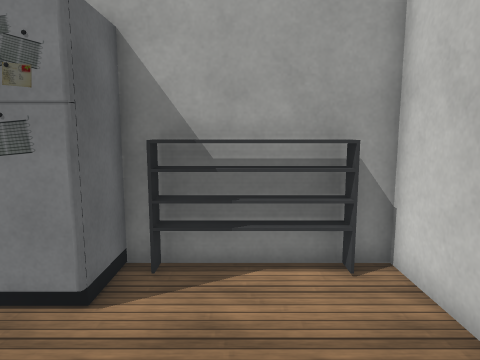
view 1 (above)

14 first-person views from a walk through a 3-D level made in the Unity game engine. The camera is 1.5 m above the floor, tilts 8° down and sees 70° across. The floor is counted in squares, 0.5 m on a side. Each view is taken from the middle of a square. On the plan, view 1 faces up. The plan holds only what a view shows up to about 20 squares ahead; the rest is blank. The player character is not drawn. Some surface patterns are stand-ins.

view 2
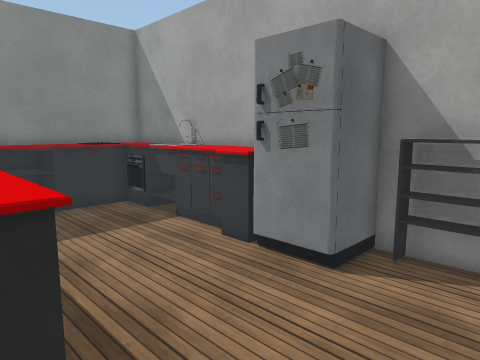

view 3
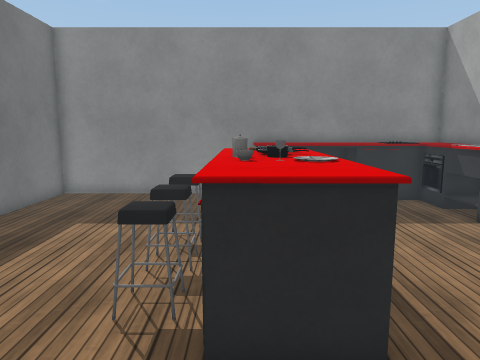

view 4
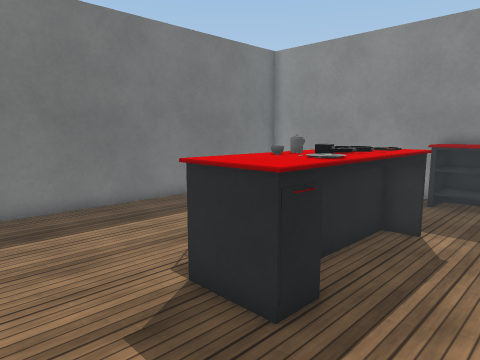

view 5
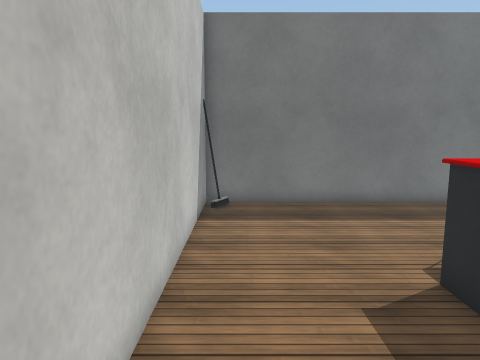

view 6
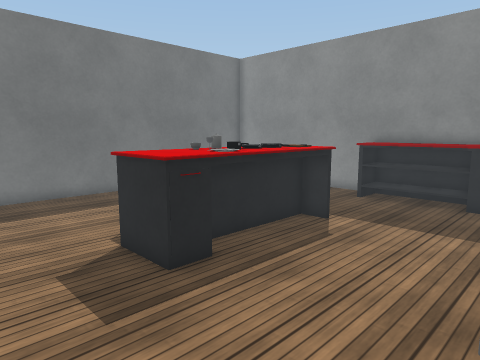

view 7
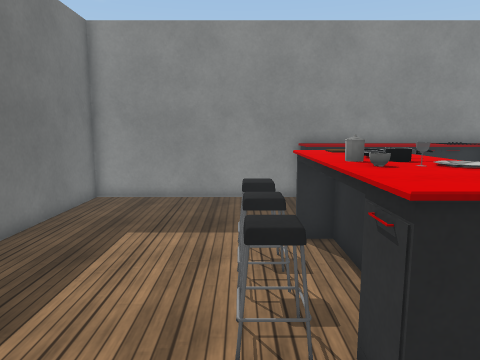

view 8
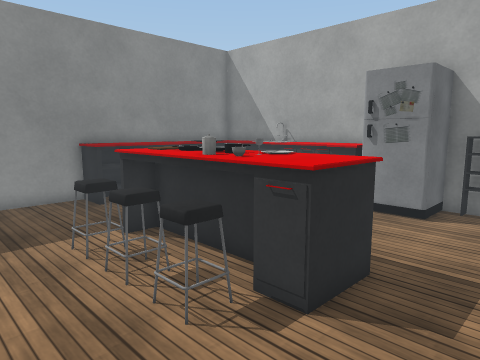

view 9
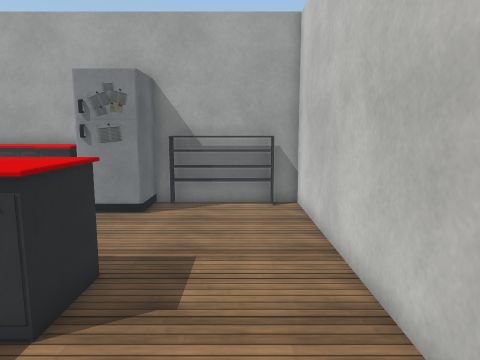

view 10
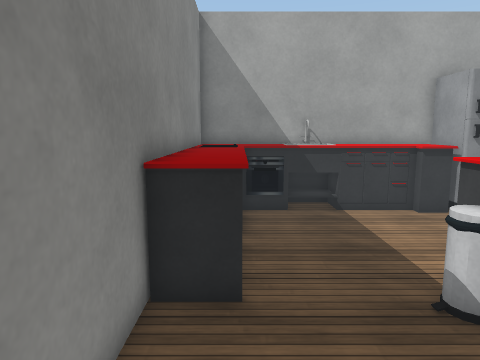

view 11
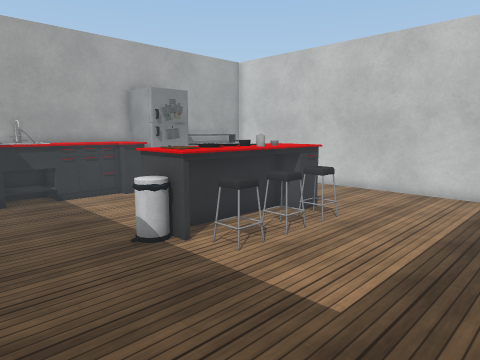

view 12
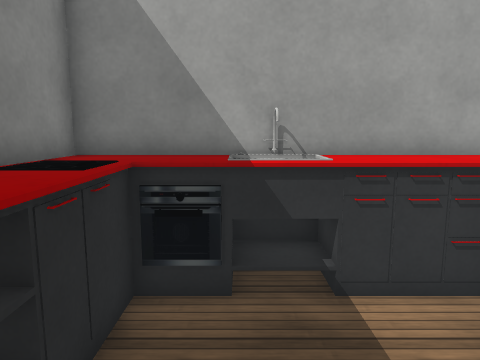

view 13
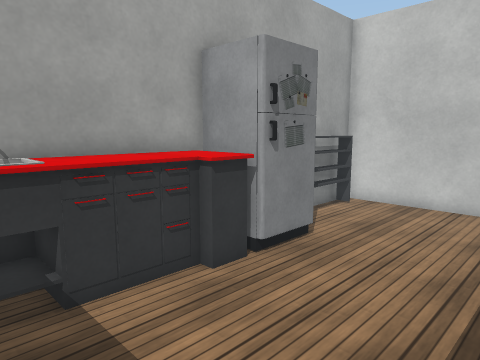

view 14
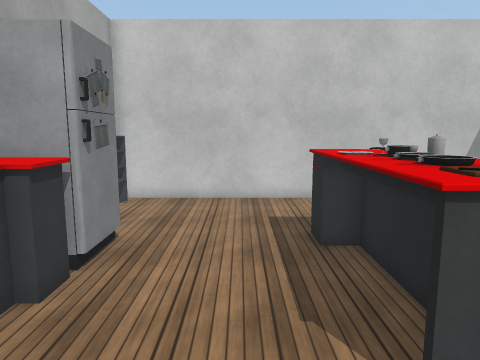

### Floor plan
Key: @ floor where view 1 was taken; # wall or solid block; . floor; = window, fence, low wall or low ledge; ^ raised ledge; F fridge; S shelf; E oven; B bowl; O other object.
Columns run from 15 left of view 1 to 3 right of it. Each row starts with its distance up from view 1.
  8 ###################
  7 #^^^^^^^^^# FSSSSS#
  6 #^^E^^^^^^#FF ....#
  5 #^^.......FFF.....#
  4 #^^...............#
  3 #^^...............#
  2 #^^...............#
  1 #^^...............#
  0 #^^...OOOOOOOO.@..#
 -1 #^^...^OOOOOOO....#
 -2 #....=#OOOOBOO....#
 -3 #......OOOOOOO....#
 -4 #......OOOOOO.....#
 -5 #.................#
 -6 #.................#
 -7 #.................#
 -8 #.................#
 -9 #.................#
-10 #.................#
-11 ###################

Positions as (right, up) in squares from view 1, and headings:
1: (0, 0), facing up
2: (1, -1), facing up-left
3: (2, -2), facing left
4: (2, 3), facing down-left
5: (2, 4), facing down
6: (2, 6), facing down-left
7: (1, -4), facing left
8: (1, -7), facing up-left
9: (1, -7), facing up
10: (-13, -7), facing up
11: (-14, -10), facing up-right
12: (-11, 0), facing up
13: (-11, 0), facing up-right
14: (-12, 2), facing right
